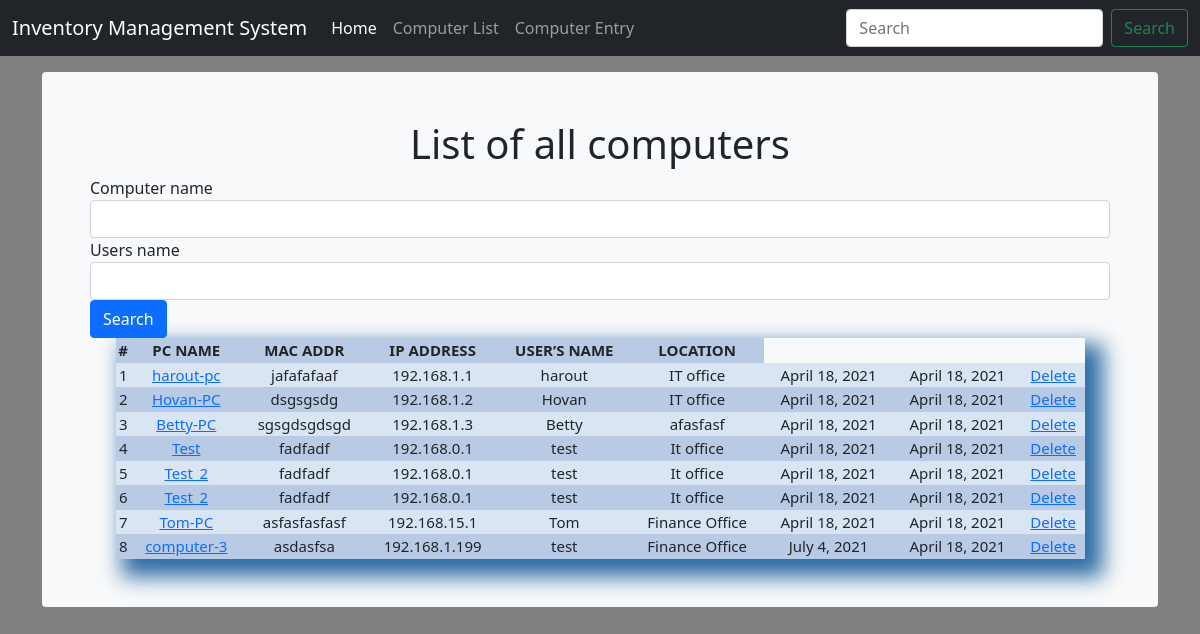
/computer_list/, run on the app's committed database.
### djangoapp/models.py (models this page shows, shortened)
class Computer(models.Model):
    computer_name = models.CharField(max_length=30, blank=True)
    IP_address = models.CharField(max_length=30, blank=True)
    MAC_address = models.CharField(max_length=30, blank=True)
    operating_system = models.ForeignKey(Operating_system,on_delete = models.CASCADE, blank=True, null=True)
    users_name = models.CharField(max_length=30, blank=True)
    location = models.CharField(max_length=30, blank=True)
    purchase_date = models.DateField("Purchase Date(mm/dd/yyyy)",auto_now_add=False, auto_now=False, blank=True,null=True)
    timestamp = models.DateField(auto_now_add=True, auto_now=False, blank=True)

### djangoapp/views.py (the view)
# urls.py: url(r'^computer_list/$', computer_list, name='computer_list'),
def computer_list(request):
    title = 'List of all computers'
    queryset = Computer.objects.all()
    form = ComputerSearchForm(request.POST or None)
    context = {"title": title,"queryset": queryset,"form":form ,}
    if request.method == 'POST':
        queryset = Computer.objects.all().order_by('-timestamp').filter(computer_name__icontains=form['computer_name'].value(),users_name__icontains=form['users_name'].value())
        context = {"title": title,"queryset": queryset,"form": form,}
    return render(request, "computer_list.html",context)

### djangoapp/forms.py
class ComputerSearchForm(forms.ModelForm):
    class Meta:
        model = Computer
        fields = ['computer_name', 'users_name']

### djangoapp/templates/computer_list.html (shortened to what this page needs)
{% load static %}
{% load crispy_forms_tags %}
<!doctype html>
<html lang="en">
  <head>
<link href="{% static 'css/bootstrap.min.css' %}"  rel="stylesheet">
    <link href="{% static 'css/stylesheet.css' %}" rel="stylesheet">
    <link href="{% static 'css/navbar-top-fixed.css'%}" rel="stylesheet">
  </head>
  <body>
    {% include 'navbar.html' %}
<main class="container">
  <div class="bg-light p-5 rounded">
    <h1 class="title">{{title}}</h1>
    <form method="post" action="">
      {{form|crispy}}
      <input class="btn btn-primary" type="submit" value="Search" />
      </form>
    <table>
        <tr>
            <th>#</th>
            <th>PC NAME</th>
            <th>MAC ADDR</th>
            <th>IP ADDRESS</th>
            <th>USER’S NAME</th>
            <th>LOCATION</th>
        </tr>
        {% for instance in queryset %}
        <tr>
            <td>{{forloop.counter}}</td>
            <td><a href="{% url 'computer_edit' id=instance.id %}"> {{instance.computer_name}}</td>
            <td>{{instance.MAC_address}}</td>
            <td>{{instance.IP_address}}</td>
            <td>{{instance.users_name}}</td>
            <td>{{instance.location}}</td>
            <td>{{instance.purchase_date}}</td>
            <td>{{instance.timestamp}}</td>
            <td><a href="{% url 'computer_delete' id=instance.id %}">Delete</a></td>
        </tr>
        {% endfor %}
    </table>
  </div>
</main>
  </body>
</html>

### djangoapp/static/css/stylesheet.css (style rules this page uses)
body { background-color: gray; }
.title { text-align: center; }
table { width: 95%; margin: auto; text-align: center; box-shadow: 12px 12px 20px 6px #2e6da4; font-size: 15px; }
table tr:nth-child(odd) { background: #B8CAE4 }
table tr:nth-child(even) { background: #dae5f4 }

### djangoapp/static/css/navbar-top-fixed.css (style rules this page uses)
body { min-height: 75rem; padding-top: 4.5rem; }

### data on the page
Computer: computer_name "harout-pc", MAC_address "jafafafaaf", IP_address "192.168.1.1", users_name "harout", location "IT office", purchase_date "April 18, 2021", timestamp "April 18, 2021"
Computer: computer_name "Hovan-PC", MAC_address "dsgsgsdg", IP_address "192.168.1.2", users_name "Hovan", location "IT office", purchase_date "April 18, 2021", timestamp "April 18, 2021"
Computer: computer_name "Betty-PC", MAC_address "sgsgdsgdsgd", IP_address "192.168.1.3", users_name "Betty", location "afasfasf", purchase_date "April 18, 2021", timestamp "April 18, 2021"
Computer: computer_name "Test", MAC_address "fadfadf", IP_address "192.168.0.1", users_name "test", location "It office", purchase_date "April 18, 2021", timestamp "April 18, 2021"
Computer: computer_name "Test_2", MAC_address "fadfadf", IP_address "192.168.0.1", users_name "test", location "It office", purchase_date "April 18, 2021", timestamp "April 18, 2021"
Computer: computer_name "Test_2", MAC_address "fadfadf", IP_address "192.168.0.1", users_name "test", location "It office", purchase_date "April 18, 2021", timestamp "April 18, 2021"
Computer: computer_name "Tom-PC", MAC_address "asfasfasfasf", IP_address "192.168.15.1", users_name "Tom", location "Finance Office", purchase_date "April 18, 2021", timestamp "April 18, 2021"
Computer: computer_name "computer-3", MAC_address "asdasfsa", IP_address "192.168.1.199", users_name "test", location "Finance Office", purchase_date "July 4, 2021", timestamp "April 18, 2021"

### other printed values
{{ title }} "List of all computers"
